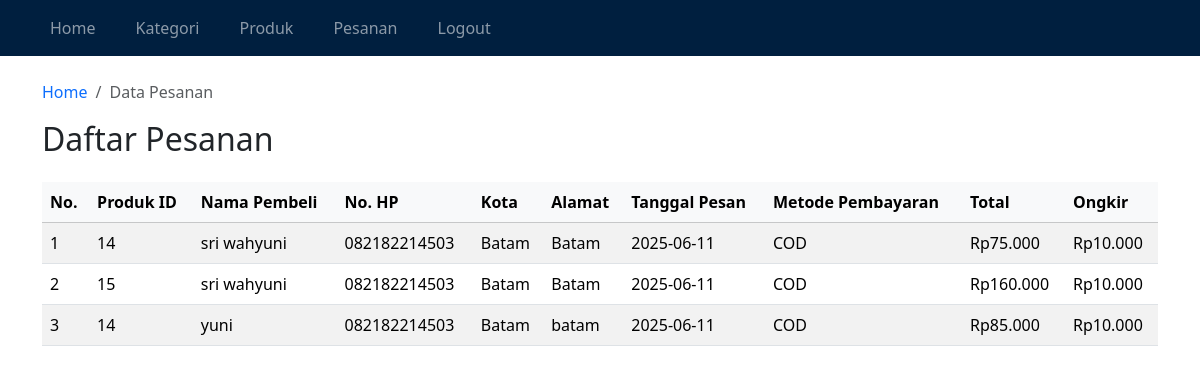
The app's page /adminpanel/pesanan.php (signed in), older data.
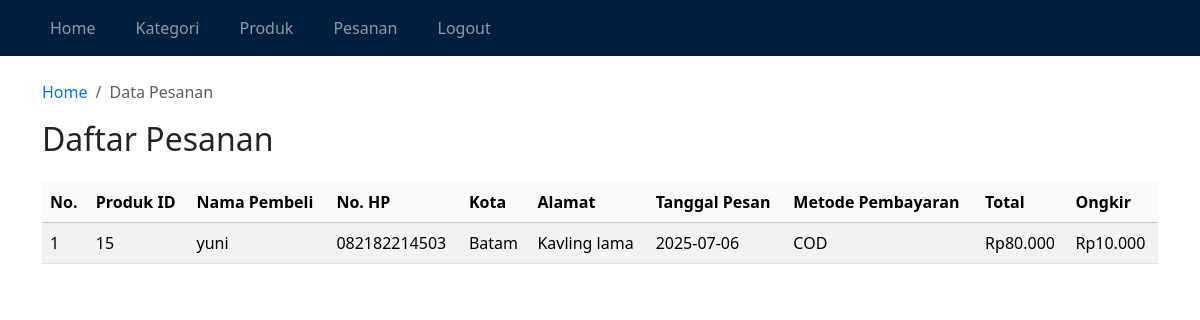
The same page, newer data.
### tables this page shows
CREATE TABLE `pesanan` (
  `id` int(11) NOT NULL,
  `produk_id` int(11) DEFAULT NULL,
  `nama_pembeli` varchar(100) DEFAULT NULL,
  `alamat` text DEFAULT NULL,
  `no_hp` varchar(20) DEFAULT NULL,
  `jumlah` int(11) DEFAULT NULL,
  `total` int(11) DEFAULT NULL,
  `tanggal_pesan` date DEFAULT NULL,
  `metode_pembayaran` varchar(20) DEFAULT NULL,
  `kota` varchar(100) DEFAULT NULL,
  `ongkir` int(11) DEFAULT NULL,
  `status_pengiriman` enum('Diproses','Dikirim','Sampai') DEFAULT 'Diproses',
  `dibatalkan` tinyint(1) DEFAULT 0
);

### adminpanel/pesanan.php (the view, shortened to what this page needs)
<?php
require "koneksi.php";
$query = mysqli_query($con, "SELECT * FROM pesanan ORDER BY id DESC");
?>
<!DOCTYPE html>
<html lang="id">
<head>
    <link href="https://cdn.jsdelivr.net/npm/bootstrap@5.3.2/dist/css/bootstrap.min.css" rel="stylesheet">
    <link href="https://cdn.jsdelivr.net/npm/bootstrap-icons@1.10.5/font/bootstrap-icons.css" rel="stylesheet">
</head>
<body>
<?php require "navbar.php"; ?>
<div class="container mt-4">
    <nav aria-label="breadcrumb">
        <ol class="breadcrumb">
            <li class="breadcrumb-item"><a href="index.php" class="text-decoration-none">Home</a></li>
            <li class="breadcrumb-item active" aria-current="page">Data Pesanan</li>
        </ol>
    </nav>
    <h2 class="mb-4">Daftar Pesanan</h2>
    <div class="table-responsive">
        <table class="table table-striped">
            <thead class="table-light">
                <tr>
                    <th>No.</th>
                    <th>Produk ID</th>
                    <th>Nama Pembeli</th>
                    <th>No. HP</th>
                    <th>Kota</th>
                    <th>Alamat</th>
                    <th>Tanggal Pesan</th>
                    <th>Metode Pembayaran</th>
                    <th>Total</th>
                    <th>Ongkir</th>
                </tr>
            </thead>
            <tbody>
                <?php
                $no = 1;
                while($row = mysqli_fetch_assoc($query)):
                ?>
                <tr>
                    <td><?= $no++; ?></td>
                    <td><?= htmlspecialchars($row['produk_id']); ?></td>
                    <td><?= htmlspecialchars($row['nama_pembeli']); ?></td>
                    <td><?= htmlspecialchars($row['no_hp']); ?></td>
                    <td><?= htmlspecialchars($row['kota']); ?></td>
                    <td><?= htmlspecialchars($row['alamat']); ?></td>
                    <td><?= $row['tanggal_pesan']; ?></td>
                    <td><?= strtoupper($row['metode_pembayaran']); ?></td>
                    <td>Rp<?= number_format($row['total'], 0, ',', '.'); ?></td>
                    <td>Rp<?= number_format($row['ongkir'], 0, ',', '.'); ?></td>
                </tr>
                <?php endwhile; ?>
            </tbody>
        </table>
    </div>
</div>
</body>
</html>

### adminpanel/navbar.php (shortened to what this page needs)
<nav class="navbar navbar-expand-lg navbar-dark" style="background-color: #001f3f;">
  <div class="container">
    <div class="collapse navbar-collapse" id="navbarTogglerDemo02">
      <ul class="navbar-nav me-auto mb-2 mb-lg-0">
        <li class="nav-item me-4"><a class="nav-link" href="/adminpanel/index.php">Home</a></li>
        <li class="nav-item me-4"><a class="nav-link" href="/adminpanel/kategori.php">Kategori</a></li>
        <li class="nav-item me-4"><a class="nav-link" href="/adminpanel/produk.php">Produk</a></li>
        <li class="nav-item me-4"><a class="nav-link" href="/adminpanel/pesanan.php">Pesanan</a></li>
        <li class="nav-item me-4"><a class="nav-link" href="/adminpanel/logout.php">Logout</a></li>
      </ul>
    </div>
  </div>
</nav>

Row changes from the older to the newer data that the page shows:
removed pesanan: produk "14", nama_pembeli "sri wahyuni", no_hp "082182214503", kota "Batam", alamat "Batam", tanggal_pesan "2025-06-11", metode_pembayaran "COD", total "75.000", ongkir "10.000"
removed pesanan: produk "15", nama_pembeli "sri wahyuni", no_hp "082182214503", kota "Batam", alamat "Batam", tanggal_pesan "2025-06-11", metode_pembayaran "COD", total "160.000", ongkir "10.000"
removed pesanan: produk "14", nama_pembeli "yuni", no_hp "082182214503", kota "Batam", alamat "batam", tanggal_pesan "2025-06-11", metode_pembayaran "COD", total "85.000", ongkir "10.000"
added pesanan: produk "15", nama_pembeli "yuni", no_hp "082182214503", kota "Batam", alamat "Kavling lama", tanggal_pesan "2025-07-06", metode_pembayaran "COD", total "80.000", ongkir "10.000"
